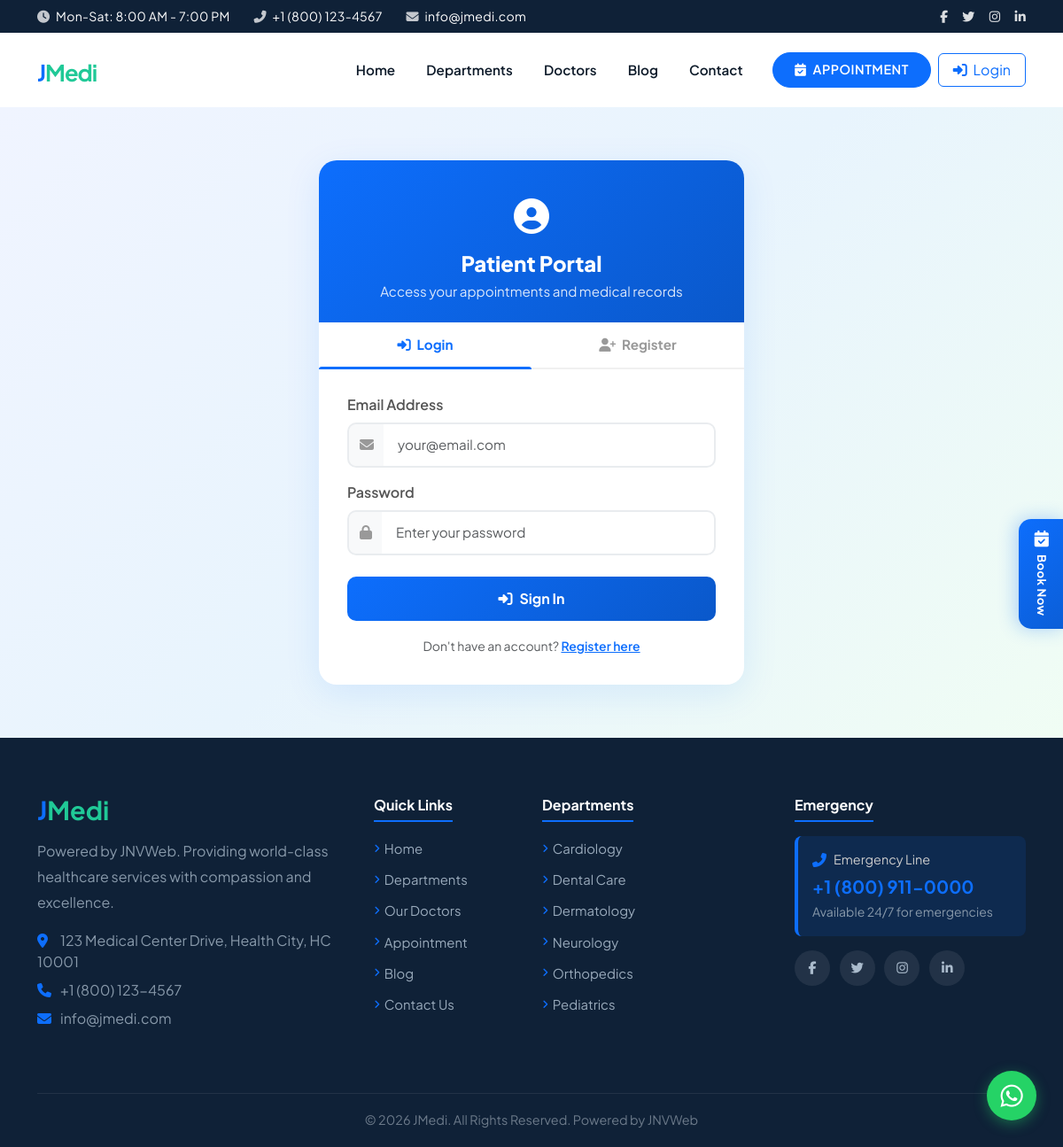
The page /patient-login.php on the database its author committed.
### tables this page shows
CREATE TABLE IF NOT EXISTS `departments` (
    `department_id` INT AUTO_INCREMENT PRIMARY KEY,
    `name`          VARCHAR(100) NOT NULL,
    `slug`          VARCHAR(100) UNIQUE NOT NULL,
    `description`   TEXT,
    `icon`          VARCHAR(50)  DEFAULT 'fa-heartbeat',
    `services`      TEXT,
    `image`         VARCHAR(255),
    `status`        SMALLINT     DEFAULT 1,
    `sort_order`    INT          DEFAULT 0,
    `created_at`    TIMESTAMP    DEFAULT CURRENT_TIMESTAMP
);

### includes/functions.php (called while the page is built, shortened)
<?php
function e(string $str): string {
    return htmlspecialchars($str, ENT_QUOTES, 'UTF-8');
}
function getSettings(PDO $pdo): array {
    $stmt = $pdo->query("SELECT setting_key, setting_value FROM settings");
    $settings = [];
    while ($row = $stmt->fetch()) {
        $settings[$row['setting_key']] = $row['setting_value'];
    }
    return $settings;
}
function getDepartments(PDO $pdo, bool $activeOnly = true): array {
    $sql = "SELECT * FROM departments";
    if ($activeOnly) $sql .= " WHERE status = 1";
    $sql .= " ORDER BY sort_order, name";
    return $pdo->query($sql)->fetchAll();
}

### public/patient-login.php (the view, shortened to what this page needs)
<?php
require_once __DIR__ . '/../includes/db.php';
require_once __DIR__ . '/../includes/functions.php';
$activeTab = 'login';
require_once __DIR__ . '/../includes/header.php';
?>
<div class="patient-auth-page">
    <div class="container">
        <div class="auth-card">
            <div class="auth-header">
                <div style="font-size:2.5rem;margin-bottom:10px;"><i class="fas fa-user-circle"></i></div>
                <h3>Patient Portal</h3>
                <p>Access your appointments and medical records</p>
            </div>
            <div class="auth-tabs">
                <button class="<?= $activeTab === 'login' ? 'active' : '' ?>" onclick="switchTab('login')" id="tabLogin"><i class="fas fa-sign-in-alt me-1"></i> Login</button>
                <button class="<?= $activeTab === 'register' ? 'active' : '' ?>" onclick="switchTab('register')" id="tabRegister"><i class="fas fa-user-plus me-1"></i> Register</button>
            </div>
            <div class="auth-body">
                <div id="panelLogin" class="tab-panel <?= $activeTab === 'login' ? 'active' : '' ?>">
                    <form method="POST">
                        <div class="mb-3">
                            <label class="form-label fw-semibold">Email Address</label>
                            <div class="input-group">
                                <span class="input-group-text"><i class="fas fa-envelope"></i></span>
                                <input type="email" name="email" class="form-control" placeholder="your@email.com" required value="<?= e($_POST['action'] ?? '' === 'login' ? ($_POST['email'] ?? '') : '') ?>">
                            </div>
                        </div>
                        <div class="mb-4">
                            <label class="form-label fw-semibold">Password</label>
                            <div class="input-group">
                                <span class="input-group-text"><i class="fas fa-lock"></i></span>
                                <input type="password" name="password" class="form-control" placeholder="Enter your password" required>
                            </div>
                        </div>
                        <button type="submit" class="btn-auth"><i class="fas fa-sign-in-alt me-2"></i>Sign In</button>
                    </form>
                    <div class="text-center mt-3">
                        <small class="text-muted">Don't have an account? <a href="javascript:void(0)" onclick="switchTab('register')" style="color:#0D6EFD;font-weight:600;">Register here</a></small>
                    </div>
                </div>
            </div>
        </div>
    </div>
</div>
<?php require_once __DIR__ . '/../includes/footer.php'; ?>

### includes/footer.php (shortened to what this page needs)
<footer class="footer text-light">
    <div class="container">
        <div class="row g-4 pb-4">
            <div class="col-lg-4 col-md-6">
                <?php $footerLogo = $settings['footer_logo'] ?? ($settings['frontend_logo'] ?? ''); ?>
                <?php if ($footerLogo): ?>
                <a href="/" class="d-inline-block mb-3"><img src="<?= e($footerLogo) ?>" alt="<?= e($settings['site_name'] ?? 'JMedi') ?>" style="height:50px;width:auto;object-fit:contain;filter:brightness(0) invert(1);"></a>
                <?php else: ?>
                <h5 class="mb-3" style="font-size:1.8rem;"><a href="/" class="text-decoration-none"><span style="color:var(--primary);">J</span><span style="color:var(--secondary);">Medi</span></a></h5>
                <?php endif; ?>
                <p style="color:#8899aa;line-height:1.8;"><?= e($settings['tagline'] ?? 'Smart Medical Platform') ?>. Providing world-class healthcare services with compassion and excellence.</p>
                <ul class="list-unstyled" style="color:#8899aa;">
                    <li class="mb-2"><i class="fas fa-map-marker-alt me-2" style="color:var(--primary);width:18px;"></i><?= e($settings['address'] ?? '') ?></li>
                    <li class="mb-2"><i class="fas fa-phone me-2" style="color:var(--primary);width:18px;"></i><?= e($settings['phone'] ?? '') ?></li>
                    <li class="mb-2"><i class="fas fa-envelope me-2" style="color:var(--primary);width:18px;"></i><?= e($settings['email'] ?? '') ?></li>
                </ul>
            </div>
            <div class="col-lg-2 col-md-6">
                <h6 class="mb-3 pb-2" style="border-bottom:2px solid var(--primary);display:inline-block;">Quick Links</h6>
                <ul class="list-unstyled footer-links">
                    <li><a href="/">Home</a></li>
                    <li><a href="/public/departments.php">Departments</a></li>
                    <li><a href="/public/doctors.php">Our Doctors</a></li>
                    <li><a href="/public/appointment.php">Appointment</a></li>
                    <li><a href="/public/blog.php">Blog</a></li>
                    <li><a href="/public/contact.php">Contact Us</a></li>
                </ul>
            </div>
            <div class="col-lg-3 col-md-6">
                <h6 class="mb-3 pb-2" style="border-bottom:2px solid var(--primary);display:inline-block;">Departments</h6>
                <ul class="list-unstyled footer-links">
                    <?php
                    $footerDepts = getDepartments($pdo);
                    foreach (array_slice($footerDepts, 0, 6) as $dept): ?>
                    <li><a href="/public/departments.php?slug=<?= e($dept['slug']) ?>"><?= e($dept['name']) ?></a></li>
                    <?php endforeach; ?>
                </ul>
            </div>
            <div class="col-lg-3 col-md-6">
                <h6 class="mb-3 pb-2" style="border-bottom:2px solid var(--primary);display:inline-block;">Emergency</h6>
                <div class="p-3 rounded-3 mb-3" style="background:rgba(13,110,253,0.12);border-left:4px solid var(--primary);">
                    <div class="d-flex align-items-center gap-2 mb-2">
                        <i class="fas fa-phone-alt" style="color:var(--primary);"></i>
                        <span style="color:#ccc;font-size:0.9rem;">Emergency Line</span>
                    </div>
                    <p class="h5 mb-1" style="color:var(--primary);font-weight:700;"><?= e($settings['emergency_phone'] ?? '') ?></p>
                    <small style="color:#8899aa;">Available 24/7 for emergencies</small>
                </div>
                <div class="social-icons mt-3">
                    <?php if (!empty($settings['facebook'])): ?><a href="<?= e($settings['facebook']) ?>"><i class="fab fa-facebook-f"></i></a><?php endif; ?>
                    <?php if (!empty($settings['twitter'])): ?><a href="<?= e($settings['twitter']) ?>"><i class="fab fa-twitter"></i></a><?php endif; ?>
                    <?php if (!empty($settings['instagram'])): ?><a href="<?= e($settings['instagram']) ?>"><i class="fab fa-instagram"></i></a><?php endif; ?>
                    <?php if (!empty($settings['linkedin'])): ?><a href="<?= e($settings['linkedin']) ?>"><i class="fab fa-linkedin-in"></i></a><?php endif; ?>
                </div>
            </div>
        </div>
        <div class="footer-bottom text-center">
            <p class="mb-0" style="color:#6c7a8a;font-size:0.9rem;"><?= e($settings['footer_text'] ?? '© 2026 JMedi. All Rights Reserved.') ?></p>
        </div>
    </div>
</footer>
<?php
$whatsappNum = $settings['whatsapp_number'] ?? '';
?>
<?php if ($whatsappNum): ?>
<a href="https://wa.me/<?= e($whatsappNum) ?>" target="_blank" class="whatsapp-float" title="Chat on WhatsApp">
    <i class="fab fa-whatsapp"></i>
</a>
<?php endif; ?>
<button type="button" class="appointment-float" data-bs-toggle="modal" data-bs-target="#appointmentModal" title="Book Appointment">
    <i class="fas fa-calendar-check"></i>
    <span>Book Now</span>
</button>
</body>
</html>

### assets/css/style.css (style rules this page uses)
:root { --primary: #0D6EFD; --primary-dark: #0a58ca; --secondary: #20C997; --secondary-dark: #1aae82; --dark: #0e1b2a; --dark-blue: #0f2137; --light-bg: #f5f9fc; --text-body: #555; --text-heading: #0e1b2a; --border-light: #e9ecef; }
body { font-family: 'Segoe UI', Tahoma, Geneva, Verdana, sans-serif; color: var(--text-body); overflow-x: hidden; }
h1, h2, h3, h4, h5, h6 { color: var(--text-heading); font-weight: 700; }
a { transition: all 0.3s ease; }
.footer { background: var(--dark-blue) !important; padding-top: 4rem; }
.footer h5, .footer h6 { color: white; font-weight: 700; }
.footer-links li { margin-bottom: 0.6rem; }
.footer-links a { color: #99aabb; text-decoration: none; transition: all 0.3s; font-size: 0.93rem; display: inline-flex; align-items: center; gap: 0.3rem; }
.footer-links a::before { content: '\f105'; font-family: 'Font Awesome 6 Free'; font-weight: 900; font-size: 0.7rem; color: var(--primary); transition: transform 0.3s; }
.footer .social-icons a { width: 40px; height: 40px; border-radius: 50%; background: rgba(255,255,255,0.08); color: #aabbcc; display: inline-flex; align-items: center; justify-content: center; font-size: 0.9rem; text-decoration: none; transition: all 0.3s; margin-right: 0.5rem; }
.footer-bottom { border-top: 1px solid rgba(255,255,255,0.08); padding: 1.2rem 0; margin-top: 2rem; }
.form-control, .form-select { border-radius: 8px; padding: 0.75rem 1rem; border: 2px solid var(--border-light); }

### public/patient-login.php (style rules this page uses)
.patient-auth-page { background: linear-gradient(135deg, #f0f4ff 0%, #e8f4fd 50%, #f0fdf4 100%); min-height: 80vh; display: flex; align-items: center; padding: 60px 0; }
.auth-card { background: #fff; border-radius: 20px; box-shadow: 0 10px 40px rgba(13,110,253,0.1); overflow: hidden; max-width: 480px; margin: 0 auto; width: 100%; }
.auth-header { background: linear-gradient(135deg, #0D6EFD 0%, #0a58ca 100%); padding: 32px 32px 24px; text-align: center; color: #fff; }
.auth-header h3 { color: #fff; font-weight: 800; margin-bottom: 6px; font-size: 1.5rem; }
.auth-header p { opacity: 0.85; margin: 0; font-size: 0.95rem; }
.auth-tabs { display: flex; border-bottom: 2px solid #f0f0f0; }
.auth-tabs button { flex: 1; padding: 14px; border: none; background: transparent; font-weight: 700; font-size: 0.95rem; color: #999; cursor: pointer; position: relative; transition: all 0.3s; }
.auth-tabs button.active { color: #0D6EFD; }
.auth-tabs button.active::after { content: ''; position: absolute; bottom: -2px; left: 0; right: 0; height: 3px; background: #0D6EFD; border-radius: 3px 3px 0 0; }
.auth-body { padding: 28px 32px 32px; }
.auth-body .form-control { border-radius: 10px; padding: 12px 16px; border: 2px solid #e9ecef; font-size: 0.95rem; transition: border-color 0.2s, box-shadow 0.2s; }
.auth-body .input-group-text { border-radius: 10px 0 0 10px; border: 2px solid #e9ecef; border-right: none; background: #f8f9fa; color: #999; }
.auth-body .input-group .form-control { border-radius: 0 10px 10px 0; border-left: none; }
.btn-auth { background: linear-gradient(135deg, #0D6EFD 0%, #0a58ca 100%); color: #fff; border: none; border-radius: 10px; padding: 13px; font-size: 1rem; font-weight: 700; width: 100%; cursor: pointer; transition: all 0.3s; }
.tab-panel { display: none; }
.tab-panel.active { display: block; }

### includes/footer.php (style rules this page uses)
.whatsapp-float { position: fixed; bottom: 30px; right: 30px; width: 56px; height: 56px; background: #25D366; color: #fff; border-radius: 50%; display: flex; align-items: center; justify-content: center; font-size: 1.8rem; box-shadow: 0 4px 15px rgba(37,211,102,0.4); z-index: 999; text-decoration: none; transition: all 0.3s; }
.appointment-float { position: fixed; right: -2px; top: 50%; transform: translateY(-50%); background: linear-gradient(135deg, #0D6EFD 0%, #0b5ed7 100%); color: #fff; border: none; padding: 14px 16px; border-radius: 14px 0 0 14px; writing-mode: vertical-lr; text-orientation: mixed; font-size: 0.82rem; font-weight: 700; letter-spacing: 0.5px; z-index: 1050; box-shadow: -3px 0 20px rgba(13,110,253,0.3); transition: all 0.3s; display: flex; align-items: center; gap: 8px; cursor: pointer; }
.appointment-float i { font-size: 1.15rem; writing-mode: horizontal-tb; }

### rows shown on the page
departments: name "Cardiology"
departments: name "Dental Care"
departments: name "Dermatology"
departments: name "Neurology"
departments: name "Orthopedics"
departments: name "Pediatrics"

### other values the page prints
$settings['phone'] "+1 (800) 123-4567"
$settings['email'] "info@jmedi.com"
$settings['tagline'] "Powered by JNVWeb"
$settings['address'] "123 Medical Center Drive, Health City, HC 10001"
$settings['emergency_phone'] "+1 (800) 911-0000"
$settings['footer_text'] "© 2026 JMedi. All Rights Reserved. Powered by JNVWeb"
